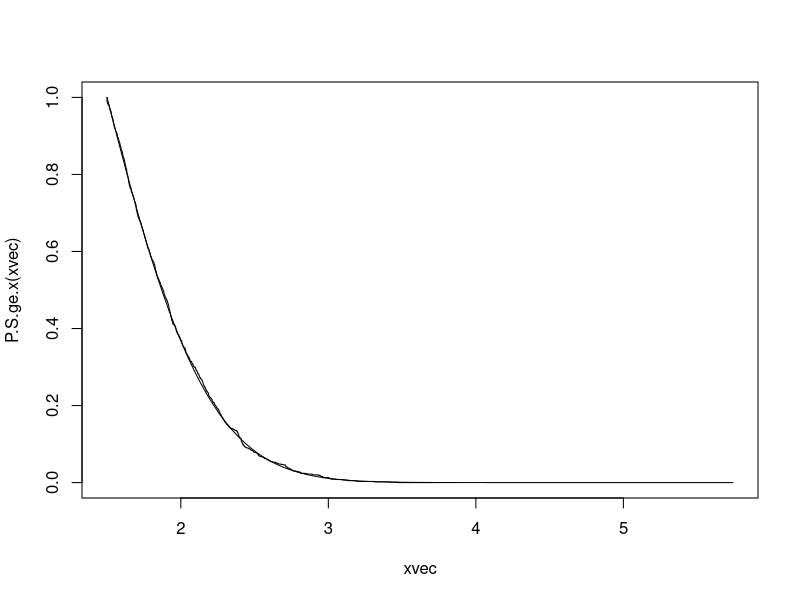

Reproduce this figure in R.
## Find the distribution of the maximum of a Brownian bridge

T <- 2
b <- 1.5

# A) Analytical

P.S.ge.x <- function(x)dnorm(2*x-b,mean=0,sd=sqrt(T))/dnorm(b,mean=0,sd=sqrt(T))

xvec <- seq(b,b+3*sqrt(T),length=101)

plot(xvec,P.S.ge.x(xvec),type="l")

# Simulation

Nsample <- 1000
dt <- 0.0001

tvec <- seq(0,T,dt)

dB <- array(rnorm(numeric(Nsample*(length(tvec)-1)),mean=0,sd=sqrt(dt)),
            c(length(tvec)-1,Nsample))

B <- apply(dB,2,function(db)c(0,cumsum(db)))

BB <- apply(B,2,function(bsim)bsim+tvec/T*(b-bsim[length(bsim)]))


# plot(c(0,T),c(0-sqrt(T),b+sqrt(T)),type="n")
# apply(BB,2,function(bb)lines(tvec,bb))

S <- apply(BB,2,max)

lines(sort(S),seq(1,0,length=Nsample),type="S")
